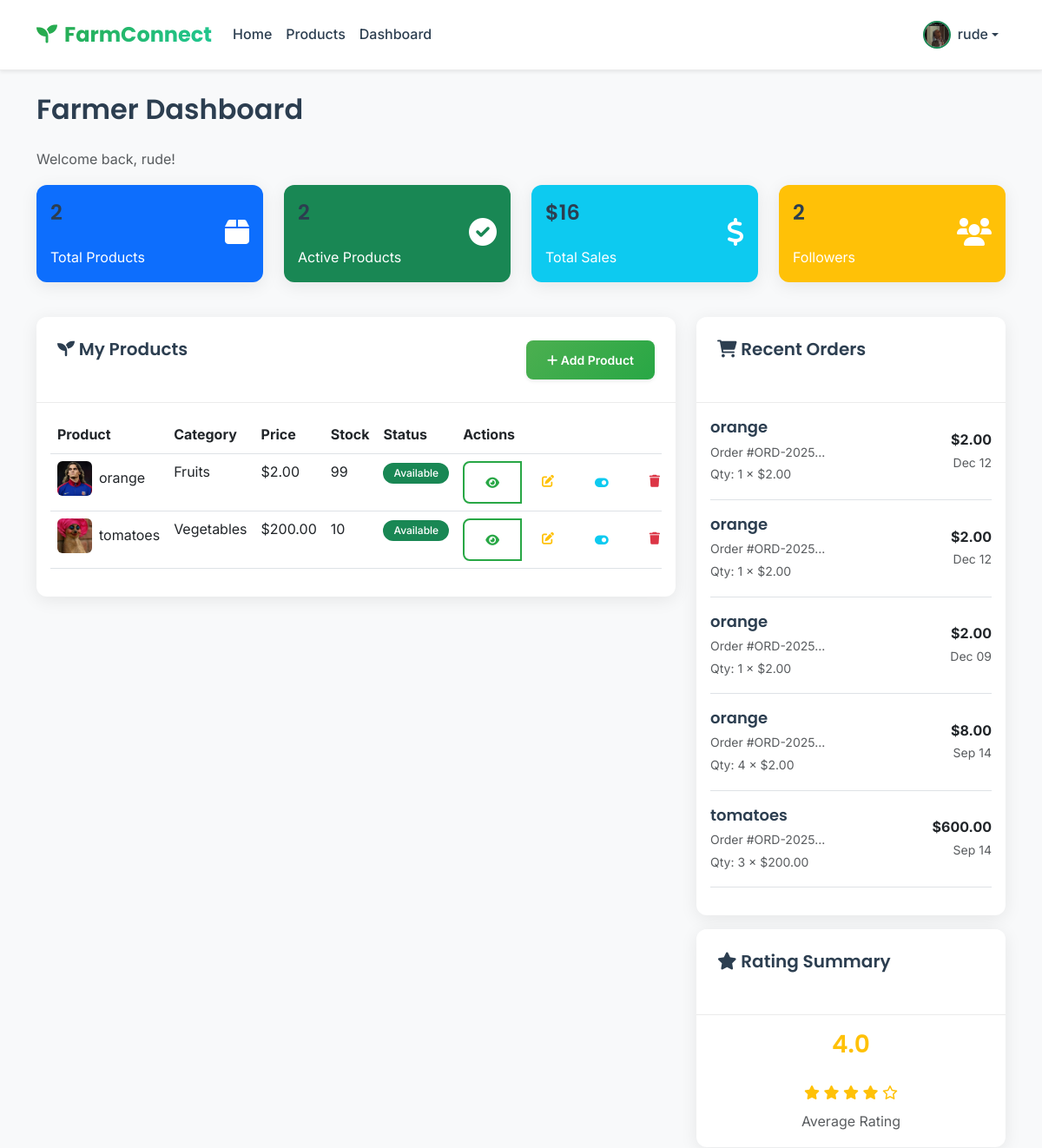
/products/dashboard/ (signed in, upper part), run on an earlier commit of the app's database.
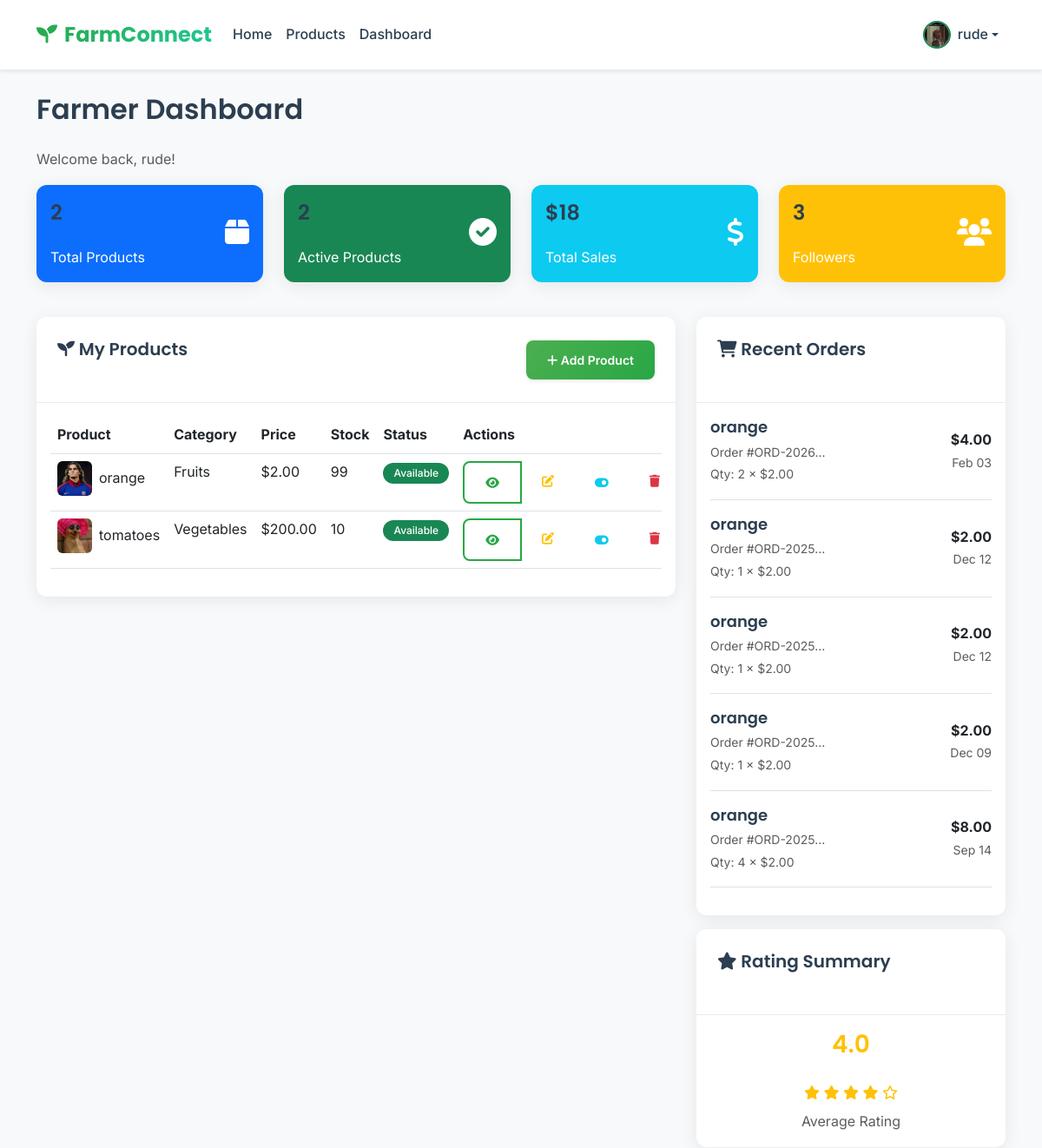
And on a later commit of the database.
### products/models.py (models this page shows, shortened)
class Product(models.Model):
    farmer = models.ForeignKey('accounts.FarmerProfile', on_delete=models.CASCADE, related_name='products')
    category = models.ForeignKey(Category, on_delete=models.CASCADE)
    name = models.CharField(max_length=200)
    description = models.TextField()
    price = models.DecimalField(max_digits=10, decimal_places=2)
    stock = models.PositiveIntegerField(default=0)
    image = models.ImageField(upload_to='products/', blank=True, null=True)
    is_available = models.BooleanField(default=True)
    created_at = models.DateTimeField(auto_now_add=True)
    updated_at = models.DateTimeField(auto_now=True)

class Category(models.Model):
    name = models.CharField(max_length=100, unique=True)
    description = models.TextField(blank=True)
    created_at = models.DateTimeField(auto_now_add=True)
    class Meta:
        verbose_name_plural = "Categories"

### orders/models.py (models this page shows, shortened)
class OrderItem(models.Model):
    order = models.ForeignKey(Order, on_delete=models.CASCADE, related_name='items')
    product = models.ForeignKey(Product, on_delete=models.CASCADE)
    farmer = models.ForeignKey(FarmerProfile, on_delete=models.CASCADE)
    quantity = models.PositiveIntegerField()
    price = models.DecimalField(max_digits=10, decimal_places=2)  # Price at time of order
    @property
    def total_price(self):
        return self.quantity * self.price

class Order(models.Model):
    STATUS_CHOICES = (
        ('pending', 'Pending'),
        ('confirmed', 'Confirmed'),
        ('shipped', 'Shipped'),
        ('delivered', 'Delivered'),
        ('cancelled', 'Cancelled'),
    )
    DELIVERY_CHOICES = (
        ('pickup', 'Pickup'),
        ('delivery', 'Delivery'),
    )
    PAYMENT_STATUS_CHOICES = (
        ('pending', 'Pending'),
        ('processing', 'Processing'),
        ('completed', 'Completed'),
        ('failed', 'Failed'),
        ('refunded', 'Refunded'),
    )
    customer = models.ForeignKey(CustomerProfile, on_delete=models.CASCADE, related_name='orders')
    order_number = models.CharField(max_length=20, unique=True)
    status = models.CharField(max_length=20, choices=STATUS_CHOICES, default='pending')
    payment_status = models.CharField(max_length=20, choices=PAYMENT_STATUS_CHOICES, default='pending')
    payment_method = models.CharField(max_length=50, blank=True)
    payment_intent_id = models.CharField(max_length=200, blank=True)
    delivery_option = models.CharField(max_length=20, choices=DELIVERY_CHOICES, default='delivery')
    delivery_address = models.TextField()
    total_amount = models.DecimalField(max_digits=10, decimal_places=2)
    created_at = models.DateTimeField(auto_now_add=True)
    updated_at = models.DateTimeField(auto_now=True)
    class Meta:
        ordering = ['-created_at']

### products/views.py (the view)
# urls.py: path('dashboard/', views.FarmerDashboardView.as_view(), name='farmer_dashboard'),
class FarmerDashboardView(LoginRequiredMixin, ListView):
    model = Product
    template_name = 'products/farmer_dashboard.html'
    context_object_name = 'products'
    def dispatch(self, request, *args, **kwargs):
        if request.user.user_type != 'farmer':
            messages.error(request, 'Access denied. Farmers only.')
            return redirect('accounts:home')
        return super().dispatch(request, *args, **kwargs)
    def get_queryset(self):
        return Product.objects.filter(farmer=self.request.user.farmer_profile).order_by('-created_at')
    def get_context_data(self, **kwargs):
        context = super().get_context_data(**kwargs)
        farmer = self.request.user.farmer_profile
        context['total_products'] = farmer.products.count()
        context['active_products'] = farmer.products.filter(is_available=True).count()
        context['total_sales'] = farmer.total_sales
        context['total_followers'] = farmer.total_followers
        context['average_rating'] = farmer.average_rating
        context['recent_orders'] = OrderItem.objects.filter(
            farmer=farmer
        ).select_related('order', 'product').order_by('-order__created_at')[:5]
        return context

### accounts/models.py (called while the page is built)
    @property
    def total_followers(self):
        return self.followers.count()

    @property
    def total_sales(self):
        from orders.models import OrderItem
        result = OrderItem.objects.filter(product__farmer=self).aggregate(
            total=models.Sum('quantity')
        )['total']
        return result or 0

    @property
    def average_rating(self):
        ratings = self.ratings.all()
        if ratings:
            return sum(rating.rating for rating in ratings) / len(ratings)
        return 0

### templates/products/farmer_dashboard.html (shortened to what the changed rows need)
{% extends 'base.html' %}
{% load static %}
{% block content %}
<div class="container my-4">
    <div class="row">
        <div class="col-12">
            <h2>Farmer Dashboard</h2>
        </div>
    </div>
    <div class="row mb-4">
        <div class="col-md-3 mb-3">
            <div class="card bg-info text-white">
                <div class="card-body">
                    <div class="d-flex justify-content-between">
                        <div>
                            <h4>${{ total_sales }}</h4>
                            <p class="mb-0">Total Sales</p>
                        </div>
                    </div>
                </div>
            </div>
        </div>
        <div class="col-md-3 mb-3">
            <div class="card bg-warning text-white">
                <div class="card-body">
                    <div class="d-flex justify-content-between">
                        <div>
                            <h4>{{ total_followers }}</h4>
                            <p class="mb-0">Followers</p>
                        </div>
                    </div>
                </div>
            </div>
        </div>
    </div>
    <div class="row">
        <div class="col-lg-8">
            <div class="card">
                <div class="card-body">
                    {% if products %}
                        <div class="table-responsive">
                            <table class="table table-hover">
                                <thead>
                                    <tr>
                                        <th>Product</th>
                                        <th>Category</th>
                                        <th>Price</th>
                                        <th>Stock</th>
                                        <th>Status</th>
                                        <th>Actions</th>
                                    </tr>
                                </thead>
                                <tbody>
                                    {% for product in products %}
                                        <tr>
                                            <td>
                                                <div class="d-flex align-items-center">
                                                    {% if product.image %}
                                                        <img src="{{ product.image.url }}" alt="{{ product.name }}" class="rounded me-2" style="width: 40px; height: 40px; object-fit: cover;">
                                                    {% else %}
                                                        <div class="bg-light rounded me-2 d-flex align-items-center justify-content-center" style="width: 40px; height: 40px;">
                                                            <i class="fas fa-image text-muted"></i>
                                                        </div>
                                                    {% endif %}
                                                    <span>{{ product.name }}</span>
                                                </div>
                                            </td>
                                            <td>{{ product.category.name }}</td>
                                            <td>${{ product.price }}</td>
                                            <td>{{ product.stock }}</td>
                                            <td>
                                                {% if product.is_available %}
                                                    <span class="badge bg-success">Available</span>
                                                {% else %}
                                                    <span class="badge bg-danger">Unavailable</span>
                                                {% endif %}
                                            </td>
                                            <td>
                                                <div class="btn-group btn-group-sm">
                                                    <a href="{% url 'products:product_detail' product.pk %}" class="btn btn-outline-primary" title="View">
                                                        <i class="fas fa-eye"></i>
                                                    </a>
                                                    <a href="{% url 'products:product_edit' product.pk %}" class="btn btn-outline-warning" title="Edit">
                                                        <i class="fas fa-edit"></i>
                                                    </a>
                                                    <button class="btn btn-outline-info toggle-availability" data-product-id="{{ product.id }}" title="Toggle Availability">
                                                        <i class="fas fa-toggle-{% if product.is_available %}on{% else %}off{% endif %}"></i>
                                                    </button>
                                                    <a href="{% url 'products:product_delete' product.pk %}" class="btn btn-outline-danger" title="Delete">
                                                        <i class="fas fa-trash"></i>
                                                    </a>
                                                </div>
                                            </td>
                                        </tr>
                                    {% endfor %}
                                </tbody>
                            </table>
                        </div>
                    {% endif %}
                </div>
            </div>
        </div>
        <div class="col-lg-4">
            <div class="card">
                <div class="card-body">
                    {% if recent_orders %}
                        {% for order_item in recent_orders %}
                            <div class="d-flex justify-content-between align-items-center mb-3 pb-3 border-bottom">
                                <div>
                                    <h6 class="mb-1">{{ order_item.product.name }}</h6>
                                    <small class="text-muted">
                                        Order #{{ order_item.order.order_number|slice:":8" }}...
                                        <br>
                                        Qty: {{ order_item.quantity }} × ${{ order_item.price }}
                                    </small>
                                </div>
                                <div class="text-end">
                                    <div class="fw-bold">${{ order_item.total_price }}</div>
                                    <small class="text-muted">{{ order_item.order.created_at|date:"M d" }}</small>
                                </div>
                            </div>
                        {% endfor %}
                    {% else %}
                        <div class="text-center py-3">
                            <i class="fas fa-shopping-cart fa-2x text-muted mb-2"></i>
                            <p class="text-muted mb-0">No recent orders</p>
                        </div>
                    {% endif %}
                </div>
            </div>
            <div class="card mt-3">
                <div class="card-body text-center">
                    <div class="mb-2">
                        {% for i in "12345" %}
                            {% if forloop.counter <= average_rating %}
                                <i class="fas fa-star text-warning"></i>
                            {% else %}
                                <i class="far fa-star text-warning"></i>
                            {% endif %}
                        {% endfor %}
                    </div>
                </div>
            </div>
        </div>
    </div>
</div>
{% endblock %}

What changed in the data, as far as the page shows it:
no longer on this page (row unchanged): OrderItem: product.name "tomatoes", order.order_number "ORD-2025", quantity "3", price "200.00", total_price "600.00", order.created_at "Sep 14"
added OrderItem: product.name "orange", order.order_number "ORD-2026", quantity "2", price "2.00", total_price "4.00", order.created_at "Feb 03"
Also different on the page:
{{ total_sales }}: "16" → "18"
{{ total_followers }}: "2" → "3"
